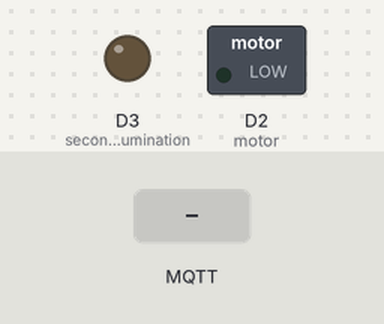
This program was run on a simulated ESP8266 (NodeMCU). Shown: switched loads named in the program (green lamp = pin HIGH), output pins drawn as LEDs (lit = HIGH). The test bench sets the inputs (shaded band). WiFi joins after 1.5 s; servers stay silent unless stated; storage starts empty; random numbers use the default seed unless the program sets one; no MQTT or app messages arrive unless stated; what the program prints to the serial monitor is not drawn.

Above: at 3.2 s.
3.3 s: MQTT message "3" arrives on the first subscribed topic
At 4.2 s:
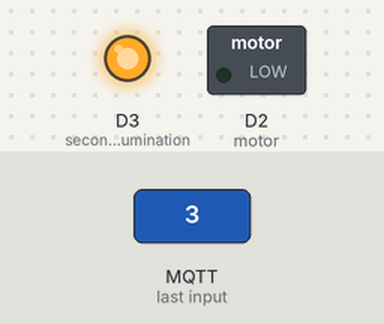
4.8 s: MQTT message "1" arrives on the second subscribed topic
At 5.3 s:
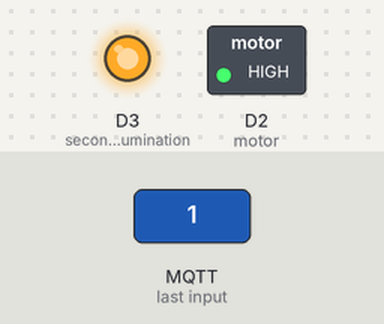
6.3 s: MQTT message "2" arrives on the first subscribed topic
At 7.6 s:
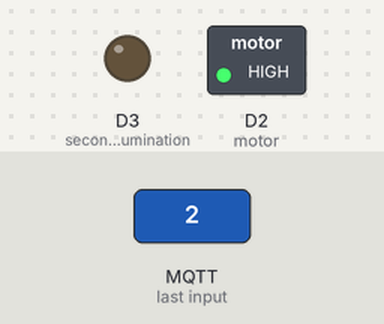
Timing chart, 0 to 9.3 s (numbered marks = the images above; inputs shaded):
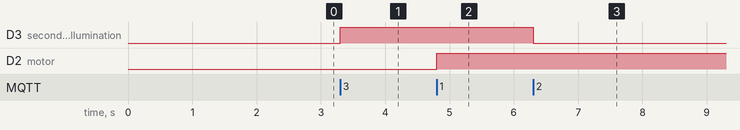

The program:

main.cpp
```cpp
/*************************INCLUDES*************************/
#include <Arduino.h>
#include <LittleFS.h>
#include <ESP8266WiFi.h>
#include <ArduinoJson.h>
#include <MQTT.h>
#include <string.h>
#include <SoftwareSerial.h>
/*********************************************************/

/*********************GLOBAL VARIABLES********************/
//config files
StaticJsonDocument<400> doc;
JsonObject obj;

//Wifi configuration
char wifiSsid[20];
char wifiPassword[30];

//MQTT broker and credentials configuration
char brokerUrl[256];
char brokerUsername[20];
char brokerPassword[20];

//PubSub client
WiFiClientSecure net;
MQTTClient client;

//Serial communication, (Rx,Tx)
SoftwareSerial s(D6, D5);
unsigned long lastMsg = 0, lastMsg10 = 0;
StaticJsonDocument<500> msg;
char data[500];

/*********************************************************/

/************************FUNCTIONS************************/

// load the configuration file data
bool loadConfig()
{
  //saveConfig();
  //opens the configuration file in read mode
  File configFile = LittleFS.open("/secrets.json", "r");

  //check the existence of the configuration file
  if (!configFile)
  {
    Serial.println("failed to open configuration file");
    return false;
  }
  //allocate a buffer to store the contents of the file and
  //after use it with ArduinoJson deserialize function
  size_t size = configFile.size();
  std::unique_ptr<char[]> buf(new char[size]);

  //Read the file in Json format
  configFile.readBytes(buf.get(), size);

  auto error = deserializeJson(doc, buf.get());
  if (error)
  {
    Serial.println("Failed to parse configuration file");
    return false;
  }

  obj = doc.as<JsonObject>();

  //assign the results to the global variables

  strcpy(brokerUsername, obj["broker_username"]);
  strcpy(brokerPassword, obj["broker_password"]);

  strcpy(wifiSsid, obj["wifi_ssid"]);
  strcpy(wifiPassword, obj["wifi_password"]);

  strcpy(brokerUrl, obj["broker_url"]);

  return true;
}

// setup the WiFi and connect to it
void setupWiFi()
{
  Serial.print("Connecting to ");
  Serial.println(wifiSsid);

  WiFi.mode(WIFI_STA);
  WiFi.begin(wifiSsid, wifiPassword);

  while (WiFi.status() != WL_CONNECTED)
  {
    delay(500);
    Serial.print(".");
  }

  randomSeed(micros());

  Serial.println("");
  Serial.println("WiFi connected");
  Serial.println("IP address: ");
  Serial.println(WiFi.localIP());
}

//Reconnect to broker
void reconnect()
{
  // Loop until we're reconnected
  while (!client.connected())
  {
    Serial.print("Attempting MQTT connection...");
    // Create a random client ID
    String clientId = "Horta-";
    clientId += String(random(0xffff), HEX);
    // Attempt to connect
    net.setInsecure();

    if (client.connect(clientId.c_str(), brokerUsername, brokerPassword))
    {
      Serial.println("connected");
      // Once connected, publish an announcement...
      client.publish("outTopic", "hello world");
      // ... and resubscribe
      client.subscribe("led");
      client.subscribe("motor");
    }
    else
    {

      Serial.print("failed, rc=");
      Serial.print(client.lastError());

      Serial.println(" try again in 5 seconds");
      // Wait 5 seconds before retrying
      delay(5000);
    }
  }
}

void messageReceived(String &topic, String &payload)
{
  Serial.print("Message arrived [");
  Serial.print(topic);
  Serial.print("]: ");
  Serial.println(payload);

  //control illumination
  if(topic.compareTo("led") == 0){
    Serial.print("led: ");
    //First floor control
    if((char)payload[0]=='0'){
      digitalWrite(D4, LOW);
      Serial.println("1, off ");
    }
    if((char)payload[0]=='1'){
      digitalWrite(D4, HIGH);
      Serial.println("1, on ");
    }

    //second floor control
    if((char)payload[0]=='2'){
      digitalWrite(D3, LOW);
      Serial.println("2, off ");
    }
    if((char)payload[0]=='3'){
      digitalWrite(D3, HIGH);
      Serial.println("2, on ");
    }
  }

  //control motor
  if(topic.compareTo("motor")==0){
    Serial.print("motor: ");
    if((char)payload[0]=='0'){
      digitalWrite(D2, LOW);
      Serial.println("off ");
    }
    if((char)payload[0]=='1'){
      digitalWrite(D2, HIGH);
      Serial.println("on ");
    }

  }

}

void deserializeData(){
  if (s.available())
  {
    DeserializationError err = deserializeJson(msg, s);
    serializeJson(msg, data);
    client.publish("data", data);
    if (err == DeserializationError::Ok)
    {
      client.publish("success", "deserialization ok");
    }
    else
    {
      client.publish("error", err.c_str());

      // Flush all bytes in the "link" serial port buffer
      while (s.available() > 0)
        s.read();
    }
  }
}

/*********************************************************/

/***************************MAIN**************************/
void setup()
{
  //start serial monitor
  Serial.begin(115200);

  //start serial communication to Arduino board;
  s.begin(9600);

  //mount the file system to access the configuration file
  Serial.println("Mounting file system...");
  if (!LittleFS.begin())
  {
    Serial.println("failed to mount file system");
  }

  //load configuration file
  if (!loadConfig())
  {
    Serial.println("Failed to load configuration file");
  }
  else
  {
    Serial.println("Configuration loaded");
  }

  //connect to WiFi
  setupWiFi();

  //set the pinouts
  pinMode(D4, OUTPUT); //first floor illumination
  pinMode(D3, OUTPUT); //second floor illumination
  pinMode(D2, OUTPUT); //motor

  //connect to MQTT broker
  client.begin(brokerUrl, 8883, net);
  //set callback funtion to when it receives a message
  client.onMessage(messageReceived);

  delay(500);
}

void loop()
{

  if (!client.connected())
  {
    reconnect();
  }
  client.loop();

  unsigned long now = millis();

  if (now - lastMsg > 5000)
  {
    lastMsg = now;
    deserializeData();
  }


  if (now - lastMsg10 > 10000)
  {
    lastMsg10 = now;

    //Serial.println("Publish message: debug");

    client.publish("debug", "debug");
  }
}

/*********************************************************/
```

Measured:
- after the input at 3.3 s, D3 (second_floor_illumination): LOW → HIGH at once
- after the input at 4.8 s, D2 (motor): LOW → HIGH at once
- after the input at 6.3 s, D3 (second_floor_illumination): HIGH → LOW at once
